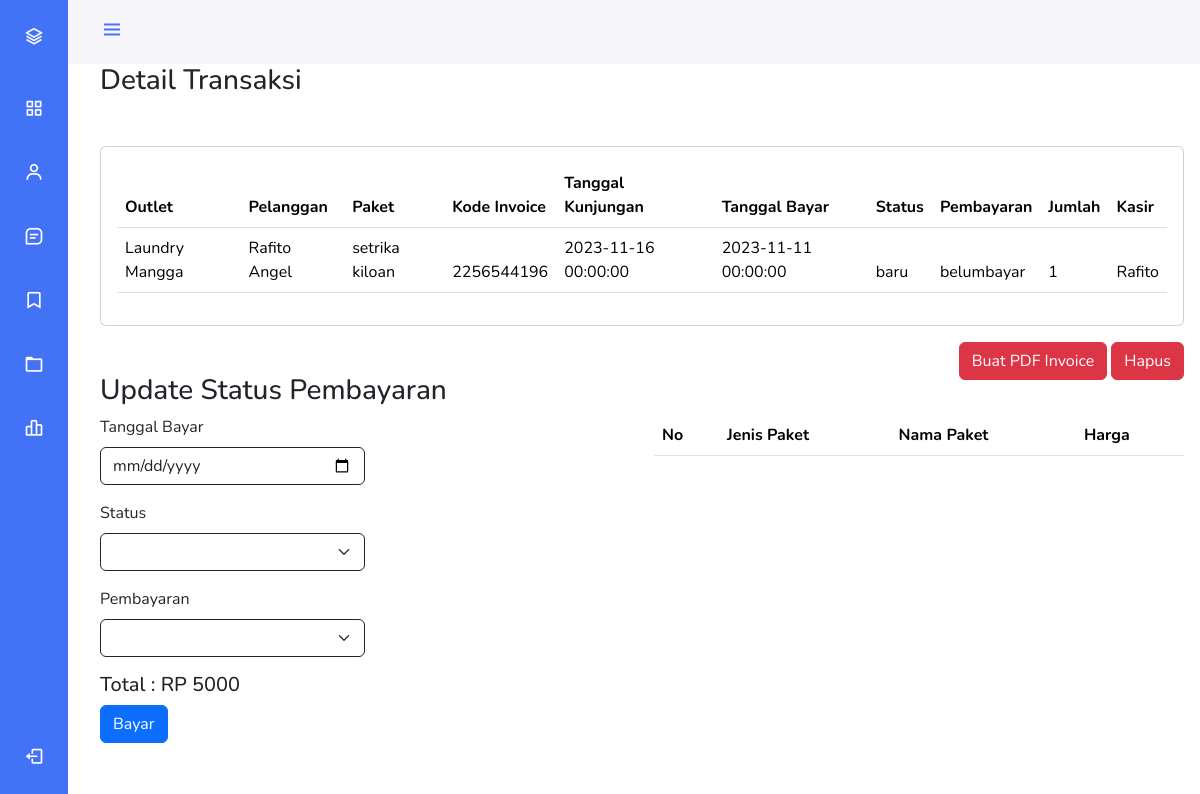
Page /detailtransaksi.php?id_detail=2 on the committed database.
### tables this page shows
CREATE TABLE `transaksi` (
  `id_transaksi` int(5) NOT NULL,
  `id_outlet` int(5) NOT NULL,
  `id_paket` int(5) NOT NULL,
  `kode_invoice` varchar(100) NOT NULL,
  `id_member` int(5) NOT NULL,
  `tgl` datetime NOT NULL,
  `tgl_bayar` datetime NOT NULL,
  `status` enum('baru','diproses','selesai','diambil') NOT NULL,
  `pembayaran` enum('dibayar','belumbayar','','') NOT NULL,
  `qty` int(11) NOT NULL,
  `id_user` int(5) NOT NULL
);

CREATE TABLE `outlet` (
  `id_outlet` int(5) NOT NULL,
  `nama_outlet` varchar(100) NOT NULL,
  `alamat` text NOT NULL,
  `telp` varchar(13) NOT NULL
);

CREATE TABLE `member` (
  `id_member` int(5) NOT NULL,
  `nama` varchar(100) NOT NULL,
  `alamat` text NOT NULL,
  `jenis_kelamin` enum('Laki-laki','Perempuan') NOT NULL,
  `telp` varchar(13) NOT NULL
);

CREATE TABLE `paket` (
  `id_paket` int(5) NOT NULL,
  `id_outlet` int(5) NOT NULL,
  `jenis` varchar(100) NOT NULL,
  `nama_paket` varchar(100) NOT NULL,
  `harga` int(11) NOT NULL
);

CREATE TABLE `user` (
  `id_user` int(5) NOT NULL,
  `id_outlet` int(5) NOT NULL,
  `nama_USER` varchar(100) NOT NULL,
  `password` varchar(100) NOT NULL,
  `role` varchar(100) NOT NULL
);

### detailtransaksi.php (the view, shortened to what this page needs)
<?php
require 'function.php';
$id_transaksi = $_GET['id_detail'];
$transaksi = mysqli_query($conn,"SELECT * FROM transaksi JOIN outlet AS o USING(id_outlet) JOIN member AS m USING(id_member) JOIN user AS u USING(id_user) JOIN paket AS p USING(id_paket) WHERE id_transaksi = '$id_transaksi'");
$row = mysqli_fetch_array($transaksi);
$harga = $row['harga'];
$jumlah = $row['qty'];
$total = $harga * $jumlah;
?>
<!DOCTYPE html>
<html lang="en">
<head>
    <link rel="stylesheet" href="asset/css/bootstrap.min.css">
    <link rel="stylesheet" href="https://cdnjs.cloudflare.com/ajax/libs/jquery/3.2.1/jquery.min.js">
    <link rel="stylesheet" href="https://cdn.jsdelivr.net/npm/boxicons@latest/css/boxicons.min.css">
</head>
<body>
    <?php
    include 'component/sidebar.php';
    ?>
    <h3>Detail Transaksi</h3>
        <div class="col-12 mt-5 dataOutlet">
            <div class="card text-start">
              <div class="card-body">
                <table class="table">
                    <thead>
                        <tr>
                            <th>Outlet</th>
                            <th>Pelanggan</th>
                            <th>Paket</th>
                            <th>Kode Invoice</th>
                            <th>Tanggal Kunjungan</th>
                            <th>Tanggal Bayar</th>
                            <th>Status</th>
                            <th>Pembayaran</th>
                            <th>Jumlah</th>
                            <th>Kasir</th>
                        </tr>
                    </thead>
                    <thead>
                        <?php foreach($transaksi as $t):?>
                        <tr>
                            <td><?= $t['nama_outlet']?></td>
                            <td><?= $t['nama']?></td>
                            <td><?= $t['nama_paket']?> <?= $t['jenis']?></td>
                            <td><?= $t['kode_invoice']?></td>
                            <td><?= $t['tgl']?></td>
                            <td><?= $t['tgl_bayar']?></td>
                            <td><?= $t['status']?></td>
                            <td><?= $t['pembayaran']?></td>
                            <td><?= $t['qty']?></td>
                            <td><?= $t['nama_USER']?></td>
                        </tr>
                        <?php endforeach;?>
                    </thead>
                </table>
              </div>
            </div>
        </div>
        <div class="float-end mt-3">
        <a href="invoice.php?id_detail=<?=$t['id_transaksi']?>" class="btn btn-danger">Buat PDF Invoice</a>
        <a href="deletetransaksi.php?id_detail=<?=$t['id_transaksi']?>" onclick="return confirm('yakin ingin mengahapus transaksi ini?')" class="btn btn-danger">Hapus</a>
    </div>
        <h3 class="mt-5">Update Status Pembayaran</h3>
        <div class="row">
            <div class="col-6">
                <form action="" method="post">
                    <div class="tgl_bayar mb-3">
                        <label for="" class="form-label">Tanggal Bayar</label>
                        <input type="date" class="form-control w-50 border border-1 border-dark" name="tgl_byr">
                    </div>
                    <div class="status mb-3">
                        <label for="" class="form-label">Status</label>
                        <select class="form-select w-50 border border-1 border-dark" name="status">
                            <option value="" selected disabled></option>
                            <option value="baru">baru</option>
                        </select>
                    </div>
                    <div class="pembayaran mb-3">
                        <label for="" class="form-label">Pembayaran</label>
                        <select class="form-select w-50 border border-1 border-dark" name="pembayaran">
                            <option value="" selected disabled></option>
                            <option value="dibayar">dibayar</option>
                        </select>
                    </div>
                    <h5>Total : RP <?= $total?></h5>
                    <button type="submit" name="bayar" class="btn btn-primary">Bayar</button>
                </form>
            </div>
            <div class="col-6">
                <table class="table">
                    <thead>
                        <tr>
                            <th>No</th>
                            <th>Jenis Paket</th>
                            <th>Nama Paket</th>
                            <th>Harga</th>
                        </tr>
                    </thead>
                </table>
            </div>
        </div>
</body>
</html>

### component/sidebar.php (style rules this page uses)
:root { --header-height: 3rem;--nav-width: 68px;--first-color: #4272f5;--first-color-light: white;--white-color: #F7F6FB;--body-font: 'Nunito', sans-serif;--normal-font-size: 1rem;--z-fixed: 100 }
*,::before,::after { box-sizing: border-box }
body { position: relative;margin: var(--header-height) 0 0 0;padding: 0 1rem;font-family: var(--body-font);font-size: var(--normal-font-size);transition: .5s }
a { text-decoration: none }
@media screen and (min-width: 768px) { body { margin: calc(var(--header-height) + 1rem) 0 0 0;padding-left: calc(var(--nav-width) + 2rem) } }

### rows in the picture
transaksi: id_outlet.nama_outlet "Laundry Mangga", id_member.nama "Rafito Angel", id_paket.nama_paket "setrika", id_paket.jenis "kiloan", kode_invoice "2256544196", tgl "2023-11-16 00:00:00", tgl_bayar "2023-11-11 00:00:00", status "baru", pembayaran "belumbayar", qty "1", id_user.nama_USER "Rafito", id_paket.harga "5000"
